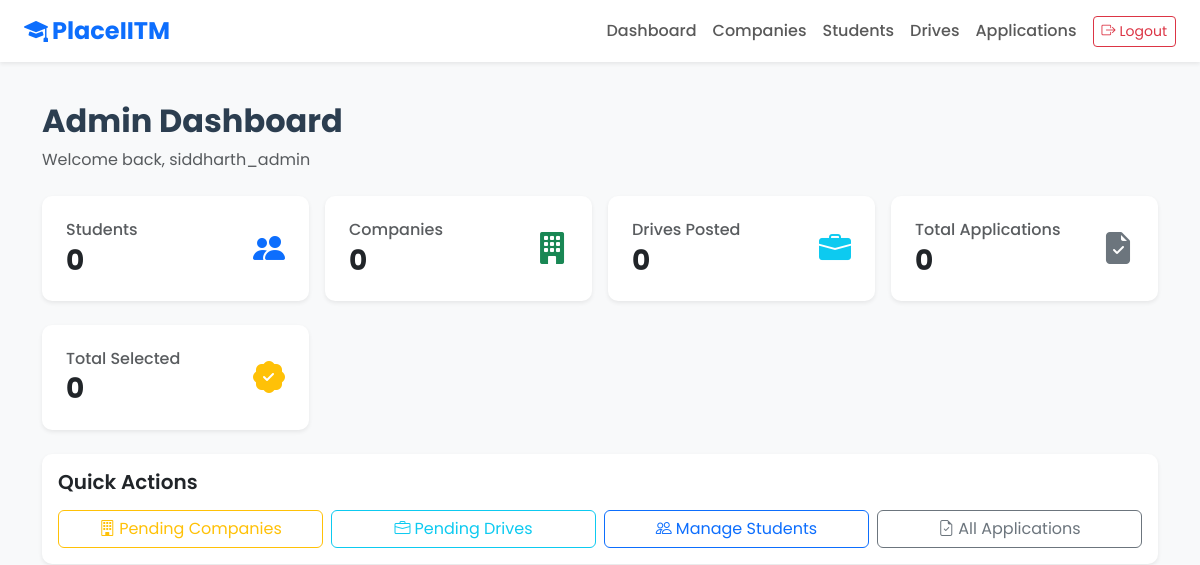
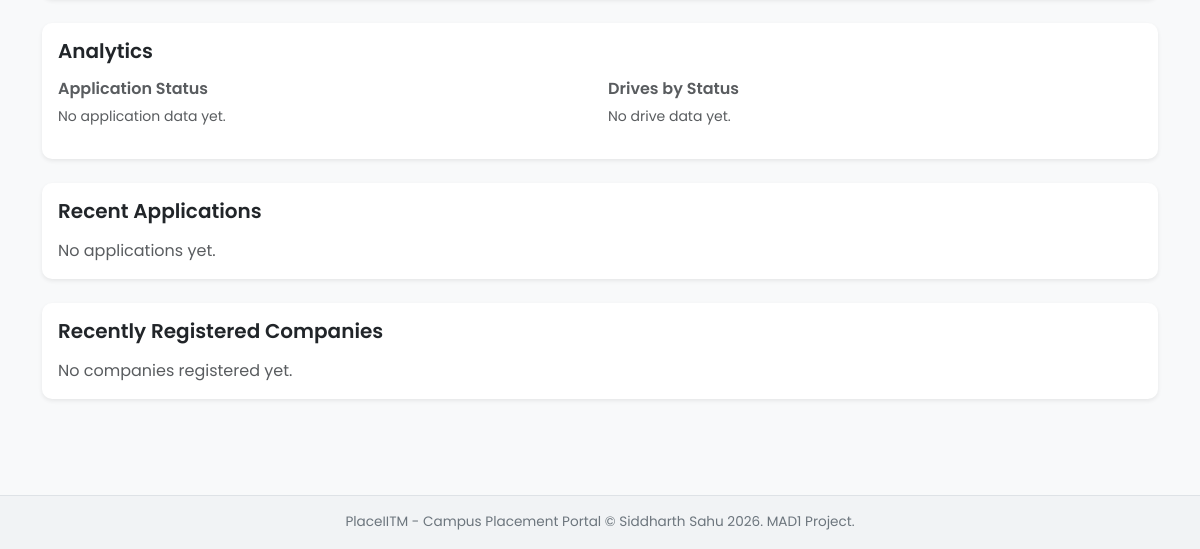
The app's page /admin/dashboard (signed in), older data (2 pictures, top to bottom).
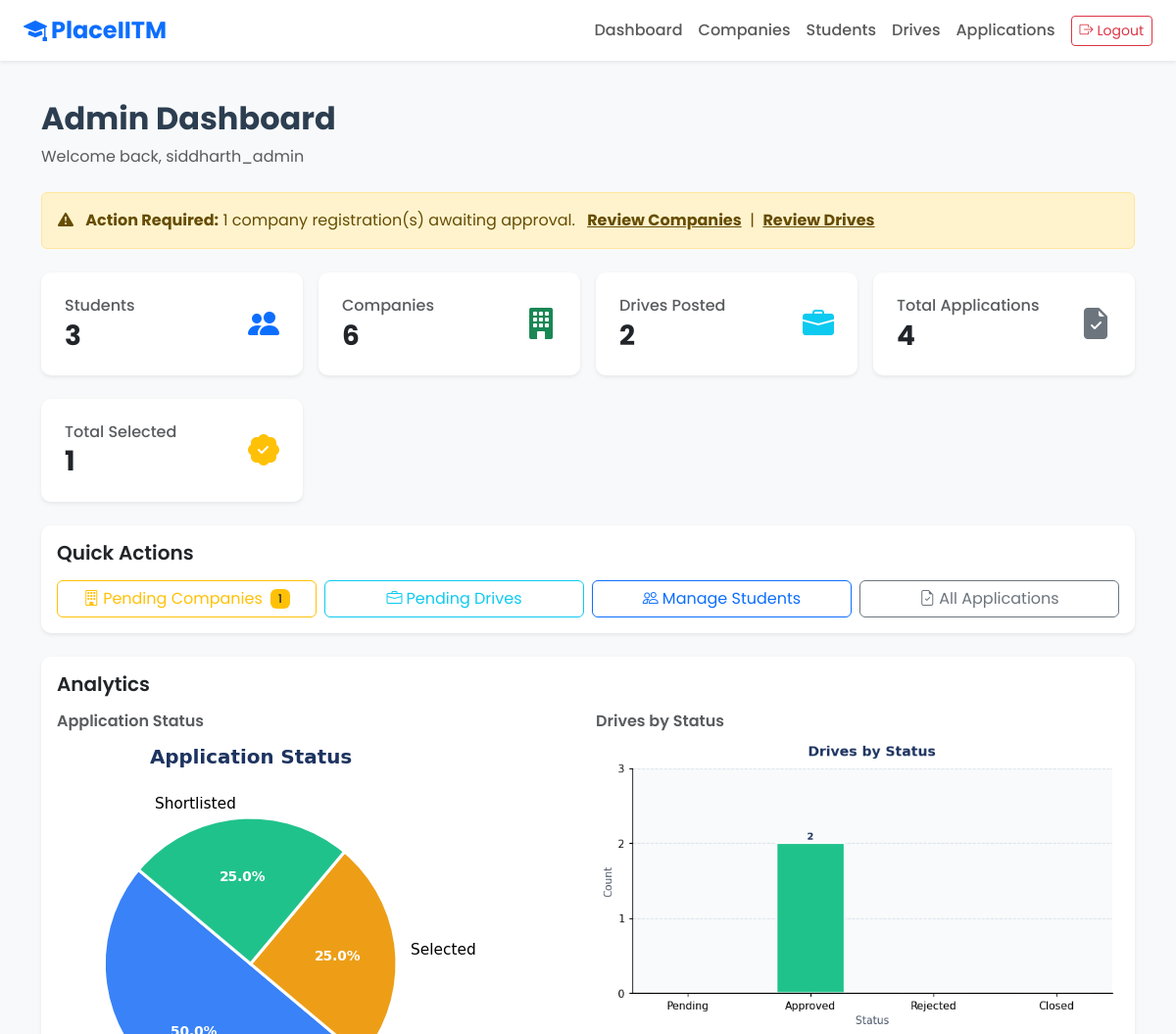
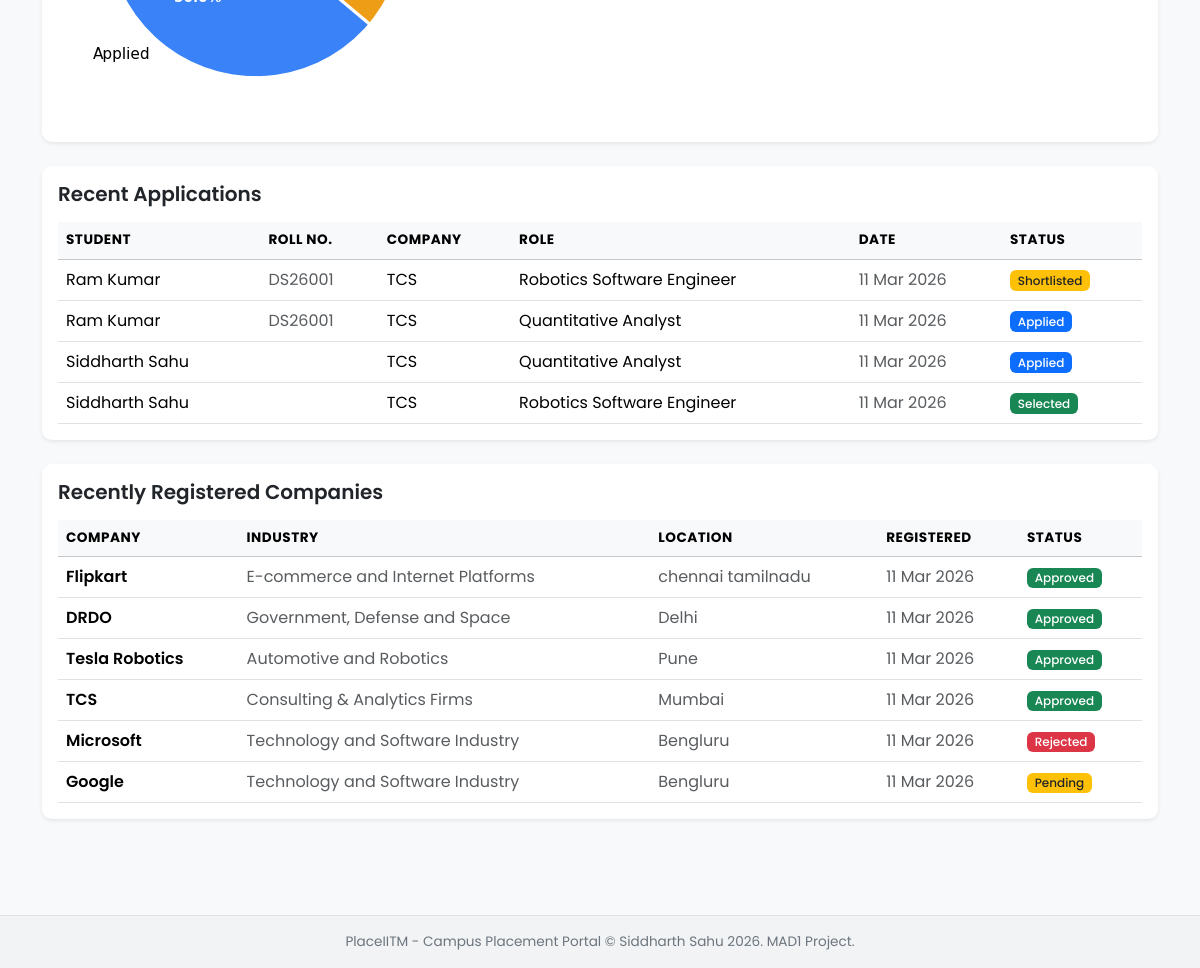
The same page, newer data (2 pictures, top to bottom).
### models.py (models this page shows, shortened)
class User(UserMixin, db.Model):
    __tablename__ = "users"
    id = db.Column(db.Integer, primary_key=True)
    username = db.Column(db.String(120), unique=True, nullable=False)
    role = db.Column(db.String(30), nullable=False)
    email = db.Column(db.String(191), unique=True, nullable=False, index=True)
    passwd = db.Column(db.String(256), nullable=False)
    is_active = db.Column(db.Boolean, default=True)
    created_at = db.Column(db.DateTime, default= datetime.utcnow)
    updated_at = db.Column(db.DateTime, default= datetime.utcnow, onupdate=datetime.utcnow)
    is_blacklisted = db.Column(db.Boolean, default=False)
    def is_admin(self):
        return self.role == Admin_role
    company_profile = db.relationship("Company", backref=db.backref('user', uselist=False),
                                      uselist=False, cascade = "all, delete-orphan")
    student_profile = db.relationship('Student', backref=db.backref('user', uselist=False),uselist=False, cascade="all, delete-orphan")

class Application(db.Model):
    __tablename__ = "applications"
    id = db.Column(db.Integer, primary_key=True)
    student_id = db.Column(db.Integer, db.ForeignKey('students.id'), nullable=False)
    drive_id = db.Column(db.Integer, db.ForeignKey('placement_drives.id'), nullable=False)
    status = db.Column(db.String(30), default=Applied_status, nullable=False)
    applied_at = db.Column(db.DateTime, default= datetime.utcnow)
    notes = db.Column(db.Text)
    __table_args__ = (
        db.UniqueConstraint("student_id", "drive_id", name= 'uix_student_drive'),
    )

class Student(db.Model):
    __tablename__ = "students"
    id = db.Column(db.Integer, primary_key=True)
    user_id = db.Column(db.Integer, db.ForeignKey('users.id'), nullable=False, unique=True)
    stu_name = db.Column(db.String(100), nullable=False)
    email = db.Column(db.String(191), unique=True, nullable=False, index=True)
    phone = db.Column(db.String(20))
    roll_no = db.Column(db.String(50), unique=True)
    department = db.Column(db.String(100))
    degree = db.Column(db.String(60))
    grad_year = db.Column(db.Integer)
    cgpa = db.Column(db.Float)
    skills = db.Column(db.Text)
    bio = db.Column(db.Text)
    resume_filename = db.Column(db.String(200))
    registered_at = db.Column(db.DateTime, default= datetime.utcnow)
    updated_at = db.Column(db.DateTime, default= datetime.utcnow, onupdate=datetime.utcnow)
    applications = db.relationship("Application", backref='student', lazy=True, cascade='all, delete-orphan')

class Company(db.Model):
    __tablename__ = "companies"
    id = db.Column(db.Integer, primary_key=True)
    user_id = db.Column(db.Integer, db.ForeignKey('users.id'), nullable=False, unique=True)
    company_name = db.Column(db.String(200), nullable=False)
    industry = db.Column(db.String(100))
    hr_name = db.Column(db.String(100))
    hr_contact = db.Column(db.String(100))
    website = db.Column(db.String(200))
    description = db.Column(db.Text)
    location = db.Column(db.String(100))
    approval_status = db.Column(db.String(30), default='pending', nullable=False)
    registered_at = db.Column(db.DateTime, default= datetime.utcnow)
    updated_at = db.Column(db.DateTime, default= datetime.utcnow, onupdate=datetime.utcnow)
    drives = db.relationship("PlacementDrive", backref="company", lazy=True, cascade="all, delete-orphan")

class PlacementDrive(db.Model):
    __tablename__ = "placement_drives"
    id = db.Column(db.Integer, primary_key=True)
    company_id = db.Column(db.Integer, db.ForeignKey('companies.id'), nullable=False)
    job_title = db.Column(db.String(200), nullable=False)
    job_desp = db.Column(db.Text)
    job_type = db.Column(db.String(50))
    eligible_criteria = db.Column(db.Text)
    req_skills = db.Column(db.Text)
    salary_range = db.Column(db.String(100))
    location = db.Column(db.String(100))
    appication_deadline = db.Column(db.Date)
    status = db.Column(db.String(30), default=Pending_status, nullable=False)
    created_at = db.Column(db.DateTime, default= datetime.utcnow)
    updated_at = db.Column(db.DateTime, default= datetime.utcnow, onupdate=datetime.utcnow)
    applications = db.relationship("Application", backref='drive', lazy=True, cascade='all, delete-orphan')

### app.py (the view)
@app.route('/admin/dashboard')
@admin_required
def admin_dashboard():
    total_students = Student.query.count()
    total_companies = Company.query.count()
    total_drives = PlacementDrive.query.count()
    total_apps = Application.query.count()
    pending_cos = Company.query.filter_by(approval_status=Pending_status).count()
    pending_drives = PlacementDrive.query.filter_by(status=Pending_status).count()
    total_selected = Application.query.filter_by(status=Selected_status).count()
    recent_apps = (Application.query.join(Student, Application.student_id == Student.id)
                   .join(PlacementDrive, Application.drive_id == PlacementDrive.id)
                   .join(Company, PlacementDrive.company_id == Company.id)
                   .order_by(Application.applied_at.desc()).limit(8).all())
    recent_cos = Company.query.order_by(Company.registered_at.desc()).limit(6).all()
    app_status_data = {s: c for s, c in (
        db.session.query(Application.status, func.count(Application.id))
        .group_by(Application.status).all()
    )}
    app_chart = chart(app_status_data, 'pie', 'Application Status',
                      colors=[BLUE, AMBER, GREEN, RED])
    drive_data = {
        'Pending':  PlacementDrive.query.filter_by(status=Pending_status).count(),
        'Approved': PlacementDrive.query.filter_by(status=Approved_status).count(),
        'Rejected': PlacementDrive.query.filter_by(status=Rejected_status).count(),
        'Closed':   PlacementDrive.query.filter_by(status=Closed_status).count(),
    }
    drive_chart = chart(drive_data, 'bar', 'Drives by Status',
                        xlabel='Status', ylabel='Count',
                        colors=[AMBER, GREEN, RED, GREY])
    return render_template('admin_dashboard.html', total_students=total_students, total_companies=total_companies, total_drives=total_drives, total_apps=total_apps, pending_cos=pending_cos, pending_drives=pending_drives, total_selected=total_selected, recent_apps=recent_apps, recent_cos=recent_cos, app_chart=app_chart, drive_chart=drive_chart)

### templates/admin_dashboard.html (shortened to what this page needs)
{% extends "base.html" %}
{% block content %}
<div class="mb-4">
    <h2 class="fw-bold">Admin Dashboard</h2>
    <p class="text-muted mb-0">Welcome back, {{ current_user.username }}</p>
</div>
{% if pending_cos > 0 or pending_drives > 0 %}
<div class="alert alert-warning mb-4">
    <i class="bi bi-exclamation-triangle-fill me-2"></i>
    <strong>Action Required:</strong>
    {% if pending_cos > 0 %}
        {{ pending_cos }} company registration(s) awaiting approval.
    {% endif %}
    <a href="{{ url_for('admin_companies') }}" class="alert-link ms-2">Review Companies</a>
    &nbsp;|&nbsp;
    <a href="{{ url_for('admin_drives') }}" class="alert-link">Review Drives</a>
</div>
{% endif %}
<div class="row g-3 mb-4">
    <div class="col-md-3">
        <div class="card shadow-sm border-0 p-4 bg-white">
            <div class="d-flex justify-content-between align-items-center">
                <div>
                    <h6 class="text-muted mb-1">Students</h6>
                    <h3 class="mb-0 fw-bold">{{ total_students }}</h3>
                </div>
                <i class="bi bi-people-fill fs-2 text-primary"></i>
            </div>
        </div>
    </div>
    <div class="col-md-3">
        <div class="card shadow-sm border-0 p-4 bg-white">
            <div class="d-flex justify-content-between align-items-center">
                <div>
                    <h6 class="text-muted mb-1">Companies</h6>
                    <h3 class="mb-0 fw-bold">{{ total_companies }}</h3>
                </div>
                <i class="bi bi-building-fill fs-2 text-success"></i>
            </div>
        </div>
    </div>
    <div class="col-md-3">
        <div class="card shadow-sm border-0 p-4 bg-white">
            <div class="d-flex justify-content-between align-items-center">
                <div>
                    <h6 class="text-muted mb-1">Drives Posted</h6>
                    <h3 class="mb-0 fw-bold">{{ total_drives }}</h3>
                </div>
                <i class="bi bi-briefcase-fill fs-2 text-info"></i>
            </div>
        </div>
    </div>
    <div class="col-md-3">
        <div class="card shadow-sm border-0 p-4 bg-white">
            <div class="d-flex justify-content-between align-items-center">
                <div>
                    <h6 class="text-muted mb-1">Total Applications</h6>
                    <h3 class="mb-0 fw-bold">{{ total_apps }}</h3>
                </div>
                <i class="bi bi-file-earmark-check-fill fs-2 text-secondary"></i>
            </div>
        </div>
    </div>
</div>
<div class="row g-3 mb-4">
    <div class="col-md-3">
        <div class="card shadow-sm border-0 p-4 bg-white">
            <div class="d-flex justify-content-between align-items-center">
                <div>
                    <h6 class="text-muted mb-1">Total Selected</h6>
                    <h3 class="mb-0 fw-bold">{{ total_selected }}</h3>
                </div>
                <i class="bi bi-patch-check-fill fs-2 text-warning"></i>
            </div>
        </div>
    </div>
</div>
<div class="card shadow-sm border-0 mb-4">
    <div class="card-body">
        <h5 class="card-title fw-semibold mb-3">Quick Actions</h5>
        <div class="row g-2">
            <div class="col-md-3">
                <a href="{{ url_for('admin_companies') }}?status=pending" class="btn btn-outline-warning w-100">
                    <i class="bi bi-building me-1"></i>Pending Companies
                    {% if pending_cos > 0 %}
                        <span class="badge bg-warning text-dark ms-1">{{ pending_cos }}</span>
                    {% endif %}
                </a>
            </div>
            <div class="col-md-3">
                <a href="{{ url_for('admin_drives') }}?status=pending" class="btn btn-outline-info w-100">
                    <i class="bi bi-briefcase me-1"></i>Pending Drives
                </a>
            </div>
            <div class="col-md-3">
                <a href="{{ url_for('admin_students') }}" class="btn btn-outline-primary w-100">
                    <i class="bi bi-people me-1"></i>Manage Students
                </a>
            </div>
            <div class="col-md-3">
                <a href="{{ url_for('admin_applications') }}" class="btn btn-outline-secondary w-100">
                    <i class="bi bi-file-earmark-check me-1"></i>All Applications
                </a>
            </div>
        </div>
    </div>
</div>
<div class="card shadow-sm border-0 mb-4">
    <div class="card-body">
        <h5 class="card-title fw-semibold mb-3">Analytics</h5>
        <div class="row g-3">
            <div class="col-md-6">
                <h6 class="text-muted fw-semibold mb-2">Application Status</h6>
                {% if app_chart %}
                    <img class="img-fluid rounded" alt="Application Status Chart">
                {% else %}
                    <p class="text-muted small">No application data yet.</p>
                {% endif %}
            </div>
            <div class="col-md-6">
                <h6 class="text-muted fw-semibold mb-2">Drives by Status</h6>
                {% if drive_chart %}
                    <img class="img-fluid rounded" alt="Drives by Status Chart">
                {% else %}
                    <p class="text-muted small">No drive data yet.</p>
                {% endif %}
            </div>
        </div>
    </div>
</div>
<div class="card shadow-sm border-0 mb-4">
    <div class="card-body">
        <h5 class="card-title fw-semibold mb-3">Recent Applications</h5>
        {% if recent_apps %}
            <div class="table-responsive">
                <table class="table table-hover mb-0">
                    <thead class="table-light">
                        <tr>
                            <th>Student</th>
                            <th>Roll No.</th>
                            <th>Company</th>
                            <th>Role</th>
                            <th>Date</th>
                            <th>Status</th>
                        </tr>
                    </thead>
                    <tbody>
                        {% for app in recent_apps %}
                        <tr>
                            <td>{{ app.student.stu_name }}</td>
                            <td class="text-muted">{{ app.student.roll_no }}</td>
                            <td>{{ app.drive.company.company_name }}</td>
                            <td>{{ app.drive.job_title }}</td>
                            <td class="text-muted">{{ app.applied_at.strftime('%d %b %Y') }}</td>
                            <td>
                                {% if app.status == 'Applied' %}
                                    <span class="badge bg-primary">Applied</span>
                                {% elif app.status == 'Shortlisted' %}
                                    <span class="badge bg-warning text-dark">Shortlisted</span>
                                {% elif app.status == 'Selected' %}
                                    <span class="badge bg-success">Selected</span>
                                {% else %}
                                    <span class="badge bg-danger">Rejected</span>
                                {% endif %}
                            </td>
                        </tr>
                        {% endfor %}
                    </tbody>
                </table>
            </div>
        {% else %}
            <p class="text-muted mb-0">No applications yet.</p>
        {% endif %}
    </div>
</div>
<div class="card shadow-sm border-0 mb-4">
    <div class="card-body">
        <h5 class="card-title fw-semibold mb-3">Recently Registered Companies</h5>
        {% if recent_cos %}
            <div class="table-responsive">
                <table class="table table-hover mb-0">
                    <thead class="table-light">
                        <tr>
                            <th>Company</th>
                            <th>Industry</th>
                            <th>Location</th>
                            <th>Registered</th>
                            <th>Status</th>
                        </tr>
                    </thead>
                    <tbody>
                        {% for co in recent_cos %}
                        <tr>
                            <td class="fw-semibold">{{ co.company_name }}</td>
                            <td class="text-muted">{{ co.industry or '-' }}</td>
                            <td class="text-muted">{{ co.location or '-' }}</td>
                            <td class="text-muted">{{ co.registered_at.strftime('%d %b %Y') }}</td>
                            <td>
                                {% if co.approval_status == 'pending' %}
                                    <span class="badge bg-warning text-dark">Pending</span>
                                {% elif co.approval_status == 'approved' %}
                                    <span class="badge bg-success">Approved</span>
                                {% else %}
                                    <span class="badge bg-danger">Rejected</span>
                                {% endif %}
                            </td>
                        </tr>
                        {% endfor %}
                    </tbody>
                </table>
            </div>
        {% else %}
            <p class="text-muted mb-0">No companies registered yet.</p>
        {% endif %}
    </div>
</div>
{% endblock %}

Row changes from the older to the newer data that the page shows:
added Application: student.stu_name "Ram Kumar", student.roll_no "DS26001", drive.company.company_name "TCS", drive.job_title "Robotics Software Engineer", applied_at "11 Mar 2026", status "Shortlisted"
added Application: student.stu_name "Ram Kumar", student.roll_no "DS26001", drive.company.company_name "TCS", drive.job_title "Quantitative Analyst", applied_at "11 Mar 2026", status "Applied"
added Application: student.stu_name "Siddharth Sahu", drive.company.company_name "TCS", drive.job_title "Quantitative Analyst", applied_at "11 Mar 2026", status "Applied"
added Application: student.stu_name "Siddharth Sahu", drive.company.company_name "TCS", drive.job_title "Robotics Software Engineer", applied_at "11 Mar 2026", status "Selected"
added Company: company_name "Flipkart", industry "E-commerce and Internet Platforms", location "chennai tamilnadu", registered_at "11 Mar 2026", approval_status "Approved"
added Company: company_name "DRDO", industry "Government, Defense and Space", location "Delhi", registered_at "11 Mar 2026", approval_status "Approved"
added Company: company_name "Tesla Robotics", industry "Automotive and Robotics", location "Pune", registered_at "11 Mar 2026", approval_status "Approved"
added Company: company_name "TCS", industry "Consulting & Analytics Firms", location "Mumbai", registered_at "11 Mar 2026", approval_status "Approved"
added Company: company_name "Microsoft", industry "Technology and Software Industry", location "Bengluru", registered_at "11 Mar 2026", approval_status "Rejected"
added Company: company_name "Google", industry "Technology and Software Industry", location "Bengluru", registered_at "11 Mar 2026", approval_status "Pending"
Text that changed along with them:
{{ pending_cos }}: (not shown) → "1"
{{ total_students }}: "0" → "3"
{{ total_companies }}: "0" → "6"
{{ total_drives }}: "0" → "2"
{{ total_apps }}: "0" → "4"
{{ total_selected }}: "0" → "1"
text no longer shown: "No application data yet. No drive data yet. No applications yet. No companies registered yet."
text now shown: "Action Required: company registration(s) awaiting approval. Review Companies | Review Drives STUDENT ROLL NO. COMPANY ROLE DATE STATUS COMPANY INDUSTRY LOCATION REGISTERED STATUS"
